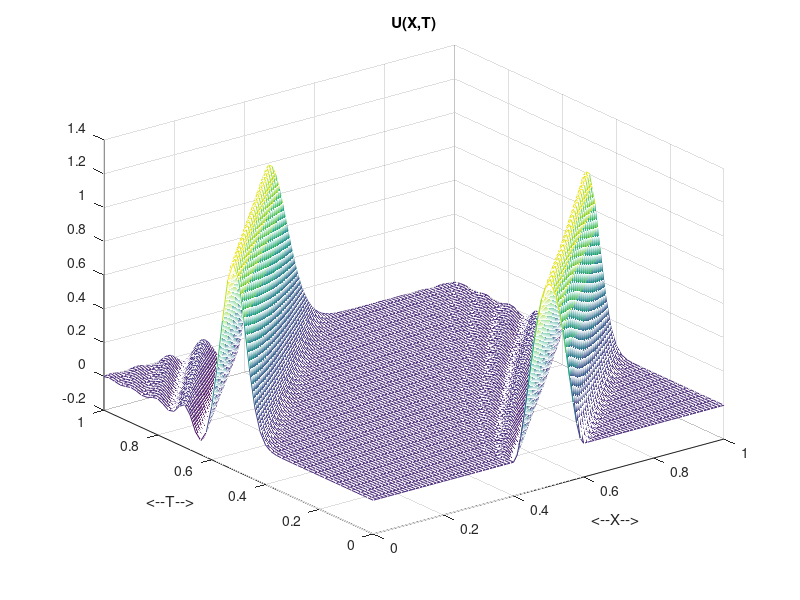

This figure's MATLAB source:
function fd1d_advection_lax_wendroff ( )

%*****************************************************************************80
%
%% FD1D_ADVECTION_LAX_WENDROFF: advection equation using LAX-WENDROFF method.
%
%  Licensing:
%
%    This code is distributed under the GNU LGPL license.
%
%  Modified:
%
%    10 March 2013
%
%  Author:
%
%    John Burkardt
%
  timestamp ( );
  fprintf ( 1, '\n' );
  fprintf ( 1, 'FD1D_ADVECTION_LAX_WENDROFF:\n' );
  fprintf ( 1, '  MATLAB version\n' );
  fprintf ( 1, '\n' );
  fprintf ( 1, '  Solve the constant-velocity advection equation in 1D,\n' );
  fprintf ( 1, '    du/dt = - c du/dx\n' );
  fprintf ( 1, '  over the interval:\n' );
  fprintf ( 1, '    0.0 <= x <= 1.0\n' );
  fprintf ( 1, '  with periodic boundary conditions, and\n' );
  fprintf ( 1, '  with a given initial condition\n' );
  fprintf ( 1, '    u(0,x) = (10x-4)^2 (6-10x)^2 for 0.4 <= x <= 0.6\n' );
  fprintf ( 1, '           = 0 elsewhere.\n' );
  fprintf ( 1, '\n' );
  fprintf ( 1, '  We use the Lax-Wendroff method.\n' );

  nx = 101;
  dx = 1.0 / ( nx - 1 );
  x = linspace ( 0.0, 1.0, nx );
  nt = 1000;
  dt = 1.0 / nt;
  c = 1.0;

  u = zeros ( 1, nx );
  i = find ( 0.4 <= x & x <= 0.6 );
  u(i) = ( 10.0 * x(i) - 4.0 ).^2 .* ( 6.0 - 10.0 * x(i) ).^2;

  iplot = 1;
  uplot(iplot,:) = u(:)';
  tplot(iplot) = 0.0;
  plotstep = ceil ( nt / 50 );

  fprintf ( 1, '\n' );
  fprintf ( 1, '  Number of nodes NX = %d\n', nx );
  fprintf ( 1, '  Number of time steps NT = %d\n', nt );
  fprintf ( 1, '  Constant velocity C = %g\n', c );
  fprintf ( 1, '  CFL condition: dt (%g) <= dx / c (%g)\n', dt, dx / c );

  im1 = [ nx, 1:nx-2, nx-1 ];
  i   = [ 1,  2:nx-1, nx   ];
  ip1 = [ 2,  3:nx,   1    ];

  c1 = 0.5 *   c * dt / dx;
  c2 = 0.5 * ( c * dt / dx )^2;

  for j = 1 : nt

    unew(i) = u(i) - c1 * ( u(ip1) - u(im1) ) + c2 * ( u(ip1) - 2.0 * u(i) + u(im1) );
    u(i) = unew(i);

    if ( rem ( j, plotstep ) < 1 )
      iplot = iplot + 1;
      uplot(iplot,:) = u(:)';
      tplot(iplot) = j * dt;
    end

  end
%
%  Plot.
%
  mesh ( x, tplot, uplot );
  xlabel ( '<--X-->' );
  ylabel ( '<--T-->');
  title ( 'U(X,T)');

  filename = 'fd1d_advection_lax_wendroff.png';
  print ( '-dpng', filename );
  fprintf ( 1, '\n' );
  fprintf ( 1, '  Saving plot as "%s".\n', filename );
%
%  Terminate.
%
  fprintf ( 1, '\n' );
  fprintf ( 1, 'FD1D_ADVECTION_LAX_WENDROFF\n' );
  fprintf ( 1, '  Normal end of execution.\n' );
  fprintf ( 1, '\n' );
  timestamp ( );

  return
end
function timestamp ( )

%*****************************************************************************80
%
%% TIMESTAMP prints the current YMDHMS date as a timestamp.
%
%  Licensing:
%
%    This code is distributed under the GNU LGPL license.
%
%  Modified:
%
%    14 February 2003
%
%  Author:
%
%    John Burkardt
%
  t = now;
  c = datevec ( t );
  s = datestr ( c, 0 );
  fprintf ( 1, '%s\n', s );

  return
end
